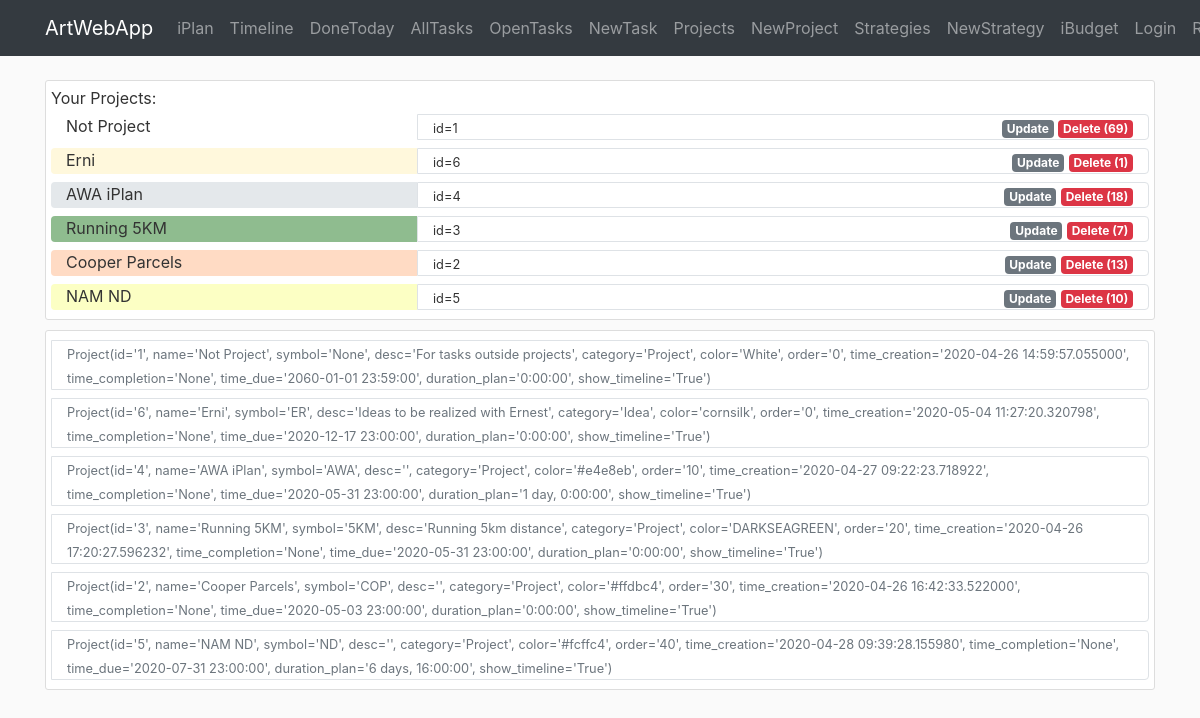
The app's page /iplan/project with its own data.
### awa/iplan/models.py (models this page shows)
class Project(db.Model):
    id = db.Column(db.Integer, primary_key=True)
    name = db.Column(db.String(40), nullable=False)
    symbol = db.Column(db.String(3))
    desc = db.Column(db.Text)
    category = db.Column(db.String(20))
    color = db.Column(db.String(7))
    order = db.Column(db.Integer)
    time_creation = db.Column(db.DateTime, default=datetime.now)
    time_completion = db.Column(db.DateTime)
    time_due = db.Column(db.DateTime)
    duration_plan = db.Column(db.Interval, nullable=False, default=timedelta(0))
    show_timeline = db.Column(db.Boolean, default=True, nullable=False)
    br_task = db.relationship('Task', backref='project')  # todo: lazy=True - test that later
    def __repr__(self):
        return f"Project(id='{self.id}', name='{self.name}', symbol='{self.symbol}', desc='{self.desc}'," \
               f" category='{self.category}', color='{self.color}', order='{self.order}'," \
               f" time_creation='{self.time_creation}', time_completion='{self.time_completion}'," \
               f" time_due='{self.time_due}', duration_plan='{self.duration_plan}'," \
               f" show_timeline='{self.show_timeline}')"

### awa/iplan/routes.py (the view)
@iplan.route('/iplan/project', methods=['GET', 'POST'])
def project():
    projects = Project.query.order_by(Project.order).all()
    count_tasks = {item.id: len(Task.query.filter_by(id_project=item.id).all()) for item in projects}
    return render_template('iplan/project.html', projects=projects, count_tasks=count_tasks)

### awa/templates/iplan/project.html
{% extends "layout.html" %}
{% block content %}
<div class="container">
   <div class="content-section">
       Your Projects:
        {% for item in projects %}
        <div class="row m-0">
            <div class="col-4 rounded-left mt-1 mb-1" style="background-color:{{item.color}}">
                {{item.name}}
            </div>
            <div class="col border rounded-right mt-1 mb-1">
                <div class="row p-0">
                    <div class="col">
                        <small>id={{item.id}}</small>
                    </div>
                    <div class="col-auto ml-auto">
                        <a href="{{url_for('iplan.project_update', id_project=item.id)}}" class="badge badge-secondary">Update</a>
                        {% if count_tasks[item.id] %}
                            <a href="{{url_for('iplan.project_delete', id_project=item.id)}}" class="badge badge-danger">Delete ({{count_tasks[item.id]}})</a>
                        {% else %}
                            <a href="{{url_for('iplan.project_delete', id_project=item.id)}}" class="badge badge-warning">Delete</a>
                        {% endif %}
                    </div>
                </div>
            </div>
        </div>
        {% endfor %}
    </div>
   <div class="content-section">
        {% for item in projects %}
        <div class="row m-0">
            <div class="col border rounded-right mt-1 mb-1">
                <div class="row p-0">
                    <div class="col-auto">
                        <small class="text-muted">{{item}}</small>
                    </div>
                </div>
            </div>
        </div>
        {% endfor %}
    </div>
</div>
{% endblock content %}

### awa/static/main.css (style rules this page uses)
body { background: #fafafa; color: #333333; margin-top: 5rem; }
.content-section { background: #ffffff; padding: 5px 5px; border: 1px solid #dddddd; border-radius: 3px; margin-bottom: 10px; }

### records on screen
Project: name "Not Project", id "1", count_tasks "69", id+name+symbol "Project(id='1', name='Not Project', symbol='None', desc='For tasks outside projects', category='Project', color='White', order='0', time_creation='2020-04-26 14:59:57.055000', time_completion='None', time_due='2060-01-01 23:59:00', duration_plan='0:00:00', show_timeline='True')"
Project: name "Erni", id "6", show_timeline "1", id+name+symbol "Project(id='6', name='Erni', symbol='ER', desc='Ideas to be realized with Ernest', category='Idea', color='cornsilk', order='0', time_creation='2020-05-04 11:27:20.320798', time_completion='None', time_due='2020-12-17 23:00:00', duration_plan='0:00:00', show_timeline='True')"
Project: name "AWA iPlan", id "4", count_tasks "18", id+name+symbol "Project(id='4', name='AWA iPlan', symbol='AWA', desc='', category='Project', color='#e4e8eb', order='10', time_creation='2020-04-27 09:22:23.718922', time_completion='None', time_due='2020-05-31 23:00:00', duration_plan='1 day, 0:00:00', show_timeline='True')"
Project: name "Running 5KM", id "3", count_tasks "7", id+name+symbol "Project(id='3', name='Running 5KM', symbol='5KM', desc='Running 5km distance', category='Project', color='DARKSEAGREEN', order='20', time_creation='2020-04-26 17:20:27.596232', time_completion='None', time_due='2020-05-31 23:00:00', duration_plan='0:00:00', show_timeline='True')"
Project: name "Cooper Parcels", id "2", count_tasks "13", id+name+symbol "Project(id='2', name='Cooper Parcels', symbol='COP', desc='', category='Project', color='#ffdbc4', order='30', time_creation='2020-04-26 16:42:33.522000', time_completion='None', time_due='2020-05-03 23:00:00', duration_plan='0:00:00', show_timeline='True')"
Project: name "NAM ND", id "5", count_tasks "10", id+name+symbol "Project(id='5', name='NAM ND', symbol='ND', desc='', category='Project', color='#fcffc4', order='40', time_creation='2020-04-28 09:39:28.155980', time_completion='None', time_due='2020-07-31 23:00:00', duration_plan='6 days, 16:00:00', show_timeline='True')"
